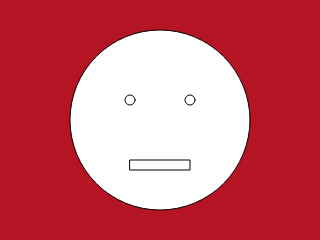
Frame 1 (no input)
Frame 60 (no input): identical to frame 1, image omitted
Frame 120 (the mouse pressed at the canvas centre since frame 60): identical to frame 1, image omitted

The p5.js sketch that drew this single still picture (run headless with seeded random() and noise() and a simulated clock; from frame 60 on, the mouse is pressed at the canvas centre):

// p5.js sketch
// ── sketch.js
function setup() {
  createCanvas(320, 240);
  
}

function draw() {
  background(180,20,35);
  circle(160,120,180);
  circle(130,100,10);
  circle(190,100,10);
  rect(130,160,60,10);

}
